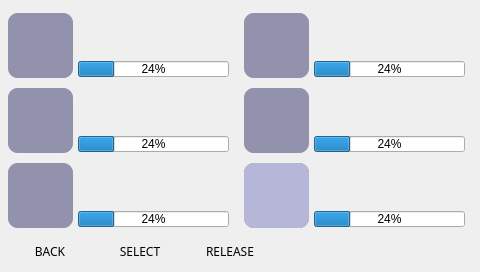
<?xml version="1.0" encoding="UTF-8"?>
<ui version="4.0">
 <class>pokeballs</class>
 <widget class="QWidget" name="pokeballs">
  <property name="geometry">
   <rect>
    <x>0</x>
    <y>0</y>
    <width>480</width>
    <height>272</height>
   </rect>
  </property>
  <property name="windowTitle">
   <string>Pokeballs</string>
  </property>
  <widget class="QLabel" name="background_image">
   <property name="geometry">
    <rect>
     <x>0</x>
     <y>0</y>
     <width>481</width>
     <height>281</height>
    </rect>
   </property>
   <property name="text">
    <string/>
   </property>
   <property name="pixmap">
    <pixmap>images/backgrounds/background.png</pixmap>
   </property>
   <property name="scaledContents">
    <bool>true</bool>
   </property>
  </widget>
  <widget class="QPushButton" name="back_button">
   <property name="geometry">
    <rect>
     <x>10</x>
     <y>240</y>
     <width>80</width>
     <height>22</height>
    </rect>
   </property>
   <property name="font">
    <font>
     <family>PKMN RBYGSC</family>
    </font>
   </property>
   <property name="styleSheet">
    <string notr="true">border-radius: 10px;
border-width: 0px;
background-color: transparent;
border-image: url(images/backgrounds/button_background.png) 0 0 0 0 stretch stretch;</string>
   </property>
   <property name="text">
    <string>BACK</string>
   </property>
  </widget>
  <widget class="QPushButton" name="select_button">
   <property name="geometry">
    <rect>
     <x>100</x>
     <y>240</y>
     <width>80</width>
     <height>22</height>
    </rect>
   </property>
   <property name="font">
    <font>
     <family>PKMN RBYGSC</family>
    </font>
   </property>
   <property name="styleSheet">
    <string notr="true">border-radius: 10px;
border-width: 0px;
background-color: transparent;
border-image: url(images/backgrounds/button_background.png) 0 0 0 0 stretch stretch;</string>
   </property>
   <property name="text">
    <string>SELECT</string>
   </property>
  </widget>
  <widget class="QPushButton" name="release_button">
   <property name="geometry">
    <rect>
     <x>190</x>
     <y>240</y>
     <width>80</width>
     <height>22</height>
    </rect>
   </property>
   <property name="font">
    <font>
     <family>PKMN RBYGSC</family>
    </font>
   </property>
   <property name="styleSheet">
    <string notr="true">border-radius: 10px;
border-width: 0px;
background-color: transparent;
border-image: url(images/backgrounds/button_background.png) 0 0 0 0 stretch stretch;</string>
   </property>
   <property name="text">
    <string>RELEASE</string>
   </property>
  </widget>
  <widget class="QRadioButton" name="pokemon_button_4">
   <property name="enabled">
    <bool>true</bool>
   </property>
   <property name="geometry">
    <rect>
     <x>241</x>
     <y>85</y>
     <width>231</width>
     <height>71</height>
    </rect>
   </property>
   <property name="sizePolicy">
    <sizepolicy hsizetype="Fixed" vsizetype="Fixed">
     <horstretch>0</horstretch>
     <verstretch>0</verstretch>
    </sizepolicy>
   </property>
   <property name="styleSheet">
    <string notr="true">QRadioButton {
border-radius: 10px;
border-width: 0px;
background-color: transparent;
}

QRadioButton::indicator {
width: 0px;
height: 0px;
border-radius: 0px;
}

QRadioButton::indicator::unchecked{ 
width: 0px;
height: 0px;
border-radius: 0px;
}

QRadioButton::indicator::checked{ 
width: 0px;
height: 0px;
border-radius: 0px;
}</string>
   </property>
   <property name="text">
    <string/>
   </property>
   <property name="iconSize">
    <size>
     <width>32</width>
     <height>32</height>
    </size>
   </property>
  </widget>
  <widget class="QLabel" name="pokemon_unchecked_2">
   <property name="geometry">
    <rect>
     <x>241</x>
     <y>10</y>
     <width>231</width>
     <height>71</height>
    </rect>
   </property>
   <property name="styleSheet">
    <string notr="true">border-radius: 15px;
border-width: 0px;
background-color: transparent;
border-image: url(images/backgrounds/notification_background_dark.png) 0 0 0 0 stretch stretch;</string>
   </property>
   <property name="text">
    <string/>
   </property>
   <property name="scaledContents">
    <bool>true</bool>
   </property>
  </widget>
  <widget class="QLabel" name="pokemon_unchecked_4">
   <property name="geometry">
    <rect>
     <x>241</x>
     <y>85</y>
     <width>231</width>
     <height>71</height>
    </rect>
   </property>
   <property name="styleSheet">
    <string notr="true">border-radius: 15px;
border-width: 0px;
background-color: transparent;
border-image: url(images/backgrounds/notification_background_dark.png) 0 0 0 0 stretch stretch;</string>
   </property>
   <property name="text">
    <string/>
   </property>
   <property name="scaledContents">
    <bool>true</bool>
   </property>
  </widget>
  <widget class="QRadioButton" name="pokemon_button_1">
   <property name="enabled">
    <bool>true</bool>
   </property>
   <property name="geometry">
    <rect>
     <x>5</x>
     <y>10</y>
     <width>231</width>
     <height>71</height>
    </rect>
   </property>
   <property name="sizePolicy">
    <sizepolicy hsizetype="Fixed" vsizetype="Fixed">
     <horstretch>0</horstretch>
     <verstretch>0</verstretch>
    </sizepolicy>
   </property>
   <property name="styleSheet">
    <string notr="true">QRadioButton {
border-radius: 10px;
border-width: 0px;
background-color: transparent;
}

QRadioButton::indicator {
width: 0px;
height: 0px;
border-radius: 0px;
}

QRadioButton::indicator::unchecked{ 
width: 0px;
height: 0px;
border-radius: 0px;
}

QRadioButton::indicator::checked{ 
width: 0px;
height: 0px;
border-radius: 0px;
}</string>
   </property>
   <property name="text">
    <string/>
   </property>
   <property name="iconSize">
    <size>
     <width>32</width>
     <height>32</height>
    </size>
   </property>
   <property name="checked">
    <bool>true</bool>
   </property>
  </widget>
  <widget class="QLabel" name="pokemon_checked_2">
   <property name="geometry">
    <rect>
     <x>241</x>
     <y>10</y>
     <width>231</width>
     <height>71</height>
    </rect>
   </property>
   <property name="styleSheet">
    <string notr="true">border-radius: 15px;
border-width: 0px;
background-color: transparent;
border-image: url(images/backgrounds/notification_background.png) 0 0 0 0 stretch stretch;</string>
   </property>
   <property name="text">
    <string/>
   </property>
   <property name="scaledContents">
    <bool>true</bool>
   </property>
  </widget>
  <widget class="QLabel" name="pokemon_checked_4">
   <property name="geometry">
    <rect>
     <x>241</x>
     <y>85</y>
     <width>231</width>
     <height>71</height>
    </rect>
   </property>
   <property name="styleSheet">
    <string notr="true">border-radius: 15px;
border-width: 0px;
background-color: transparent;
border-image: url(images/backgrounds/notification_background.png) 0 0 0 0 stretch stretch;</string>
   </property>
   <property name="text">
    <string/>
   </property>
   <property name="scaledContents">
    <bool>true</bool>
   </property>
  </widget>
  <widget class="QRadioButton" name="pokemon_button_6">
   <property name="enabled">
    <bool>true</bool>
   </property>
   <property name="geometry">
    <rect>
     <x>241</x>
     <y>160</y>
     <width>231</width>
     <height>71</height>
    </rect>
   </property>
   <property name="sizePolicy">
    <sizepolicy hsizetype="Fixed" vsizetype="Fixed">
     <horstretch>0</horstretch>
     <verstretch>0</verstretch>
    </sizepolicy>
   </property>
   <property name="styleSheet">
    <string notr="true">QRadioButton {
border-radius: 10px;
border-width: 0px;
background-color: transparent;
}

QRadioButton::indicator {
width: 0px;
height: 0px;
border-radius: 0px;
}

QRadioButton::indicator::unchecked{ 
width: 0px;
height: 0px;
border-radius: 0px;
}

QRadioButton::indicator::checked{ 
width: 0px;
height: 0px;
border-radius: 0px;
}</string>
   </property>
   <property name="text">
    <string/>
   </property>
   <property name="iconSize">
    <size>
     <width>32</width>
     <height>32</height>
    </size>
   </property>
  </widget>
  <widget class="QLabel" name="pokemon_checked_3">
   <property name="geometry">
    <rect>
     <x>5</x>
     <y>85</y>
     <width>231</width>
     <height>71</height>
    </rect>
   </property>
   <property name="styleSheet">
    <string notr="true">border-radius: 15px;
border-width: 0px;
background-color: transparent;
border-image: url(images/backgrounds/notification_background.png) 0 0 0 0 stretch stretch;</string>
   </property>
   <property name="text">
    <string/>
   </property>
   <property name="scaledContents">
    <bool>true</bool>
   </property>
  </widget>
  <widget class="QRadioButton" name="pokemon_button_2">
   <property name="enabled">
    <bool>true</bool>
   </property>
   <property name="geometry">
    <rect>
     <x>241</x>
     <y>10</y>
     <width>231</width>
     <height>71</height>
    </rect>
   </property>
   <property name="sizePolicy">
    <sizepolicy hsizetype="Fixed" vsizetype="Fixed">
     <horstretch>0</horstretch>
     <verstretch>0</verstretch>
    </sizepolicy>
   </property>
   <property name="styleSheet">
    <string notr="true">QRadioButton {
border-radius: 10px;
border-width: 0px;
background-color: transparent;
}

QRadioButton::indicator {
width: 0px;
height: 0px;
border-radius: 0px;
}

QRadioButton::indicator::unchecked{ 
width: 0px;
height: 0px;
border-radius: 0px;
}

QRadioButton::indicator::checked{ 
width: 0px;
height: 0px;
border-radius: 0px;
}</string>
   </property>
   <property name="text">
    <string/>
   </property>
   <property name="iconSize">
    <size>
     <width>32</width>
     <height>32</height>
    </size>
   </property>
  </widget>
  <widget class="QRadioButton" name="pokemon_button_3">
   <property name="enabled">
    <bool>true</bool>
   </property>
   <property name="geometry">
    <rect>
     <x>5</x>
     <y>85</y>
     <width>231</width>
     <height>71</height>
    </rect>
   </property>
   <property name="sizePolicy">
    <sizepolicy hsizetype="Fixed" vsizetype="Fixed">
     <horstretch>0</horstretch>
     <verstretch>0</verstretch>
    </sizepolicy>
   </property>
   <property name="styleSheet">
    <string notr="true">QRadioButton {
border-radius: 10px;
border-width: 0px;
background-color: transparent;
}

QRadioButton::indicator {
width: 0px;
height: 0px;
border-radius: 0px;
}

QRadioButton::indicator::unchecked{ 
width: 0px;
height: 0px;
border-radius: 0px;
}

QRadioButton::indicator::checked{ 
width: 0px;
height: 0px;
border-radius: 0px;
}</string>
   </property>
   <property name="text">
    <string/>
   </property>
   <property name="iconSize">
    <size>
     <width>32</width>
     <height>32</height>
    </size>
   </property>
  </widget>
  <widget class="QLabel" name="pokemon_checked_6">
   <property name="geometry">
    <rect>
     <x>241</x>
     <y>160</y>
     <width>231</width>
     <height>71</height>
    </rect>
   </property>
   <property name="styleSheet">
    <string notr="true">border-radius: 15px;
border-width: 0px;
background-color: transparent;
border-image: url(images/backgrounds/notification_background.png) 0 0 0 0 stretch stretch;</string>
   </property>
   <property name="text">
    <string/>
   </property>
   <property name="scaledContents">
    <bool>true</bool>
   </property>
  </widget>
  <widget class="QLabel" name="pokemon_checked_5">
   <property name="geometry">
    <rect>
     <x>5</x>
     <y>160</y>
     <width>231</width>
     <height>71</height>
    </rect>
   </property>
   <property name="styleSheet">
    <string notr="true">border-radius: 15px;
border-width: 0px;
background-color: transparent;
border-image: url(images/backgrounds/notification_background.png) 0 0 0 0 stretch stretch;</string>
   </property>
   <property name="text">
    <string/>
   </property>
   <property name="scaledContents">
    <bool>true</bool>
   </property>
  </widget>
  <widget class="QRadioButton" name="pokemon_button_5">
   <property name="enabled">
    <bool>true</bool>
   </property>
   <property name="geometry">
    <rect>
     <x>5</x>
     <y>160</y>
     <width>231</width>
     <height>71</height>
    </rect>
   </property>
   <property name="sizePolicy">
    <sizepolicy hsizetype="Fixed" vsizetype="Fixed">
     <horstretch>0</horstretch>
     <verstretch>0</verstretch>
    </sizepolicy>
   </property>
   <property name="styleSheet">
    <string notr="true">QRadioButton {
border-radius: 10px;
border-width: 0px;
background-color: transparent;
}

QRadioButton::indicator {
width: 0px;
height: 0px;
border-radius: 0px;
}

QRadioButton::indicator::unchecked{ 
width: 0px;
height: 0px;
border-radius: 0px;
}

QRadioButton::indicator::checked{ 
width: 0px;
height: 0px;
border-radius: 0px;
}</string>
   </property>
   <property name="text">
    <string/>
   </property>
   <property name="iconSize">
    <size>
     <width>32</width>
     <height>32</height>
    </size>
   </property>
  </widget>
  <widget class="QLabel" name="pokemon_unchecked_3">
   <property name="geometry">
    <rect>
     <x>5</x>
     <y>85</y>
     <width>231</width>
     <height>71</height>
    </rect>
   </property>
   <property name="styleSheet">
    <string notr="true">border-radius: 15px;
border-width: 0px;
background-color: transparent;
border-image: url(images/backgrounds/notification_background_dark.png) 0 0 0 0 stretch stretch;</string>
   </property>
   <property name="text">
    <string/>
   </property>
   <property name="scaledContents">
    <bool>true</bool>
   </property>
  </widget>
  <widget class="QLabel" name="pokemon_checked_1">
   <property name="geometry">
    <rect>
     <x>5</x>
     <y>10</y>
     <width>231</width>
     <height>71</height>
    </rect>
   </property>
   <property name="styleSheet">
    <string notr="true">border-radius: 15px;
border-width: 0px;
background-color: transparent;
border-image: url(images/backgrounds/notification_background.png) 0 0 0 0 stretch stretch;</string>
   </property>
   <property name="text">
    <string/>
   </property>
   <property name="scaledContents">
    <bool>true</bool>
   </property>
  </widget>
  <widget class="QLabel" name="pokemon_unchecked_5">
   <property name="geometry">
    <rect>
     <x>5</x>
     <y>160</y>
     <width>231</width>
     <height>71</height>
    </rect>
   </property>
   <property name="styleSheet">
    <string notr="true">border-radius: 15px;
border-width: 0px;
background-color: transparent;
border-image: url(images/backgrounds/notification_background_dark.png) 0 0 0 0 stretch stretch;</string>
   </property>
   <property name="text">
    <string/>
   </property>
   <property name="scaledContents">
    <bool>true</bool>
   </property>
  </widget>
  <widget class="QLabel" name="pokemon_unchecked_6">
   <property name="geometry">
    <rect>
     <x>241</x>
     <y>160</y>
     <width>231</width>
     <height>71</height>
    </rect>
   </property>
   <property name="styleSheet">
    <string notr="true">border-radius: 15px;
border-width: 0px;
background-color: transparent;
border-image: url(images/backgrounds/notification_background_dark.png) 0 0 0 0 stretch stretch;</string>
   </property>
   <property name="text">
    <string/>
   </property>
   <property name="scaledContents">
    <bool>true</bool>
   </property>
  </widget>
  <widget class="QLabel" name="pokemon_unchecked_1">
   <property name="geometry">
    <rect>
     <x>5</x>
     <y>10</y>
     <width>231</width>
     <height>71</height>
    </rect>
   </property>
   <property name="styleSheet">
    <string notr="true">border-radius: 15px;
border-width: 0px;
background-color: transparent;
border-image: url(images/backgrounds/notification_background_dark.png) 0 0 0 0 stretch stretch;</string>
   </property>
   <property name="text">
    <string/>
   </property>
   <property name="scaledContents">
    <bool>true</bool>
   </property>
  </widget>
  <widget class="QLabel" name="pokemon_icon_c_1">
   <property name="geometry">
    <rect>
     <x>8</x>
     <y>13</y>
     <width>65</width>
     <height>65</height>
    </rect>
   </property>
   <property name="styleSheet">
    <string notr="true">border-radius: 10px;
border-width: 0px;
background-color: rgb(182, 182, 216);</string>
   </property>
   <property name="text">
    <string/>
   </property>
   <property name="scaledContents">
    <bool>true</bool>
   </property>
  </widget>
  <widget class="QLabel" name="pokemon_icon_c_2">
   <property name="geometry">
    <rect>
     <x>244</x>
     <y>13</y>
     <width>65</width>
     <height>65</height>
    </rect>
   </property>
   <property name="styleSheet">
    <string notr="true">border-radius: 10px;
border-width: 0px;
background-color: rgb(182, 182, 216);</string>
   </property>
   <property name="text">
    <string/>
   </property>
   <property name="scaledContents">
    <bool>true</bool>
   </property>
  </widget>
  <widget class="QLabel" name="pokemon_icon_c_3">
   <property name="geometry">
    <rect>
     <x>8</x>
     <y>88</y>
     <width>65</width>
     <height>65</height>
    </rect>
   </property>
   <property name="styleSheet">
    <string notr="true">border-radius: 10px;
border-width: 0px;
background-color: rgb(182, 182, 216);</string>
   </property>
   <property name="text">
    <string/>
   </property>
   <property name="scaledContents">
    <bool>true</bool>
   </property>
  </widget>
  <widget class="QLabel" name="pokemon_icon_c_4">
   <property name="geometry">
    <rect>
     <x>244</x>
     <y>88</y>
     <width>65</width>
     <height>65</height>
    </rect>
   </property>
   <property name="styleSheet">
    <string notr="true">border: 5px;
border-radius: 10px;
background-color: rgb(182, 182, 216);</string>
   </property>
   <property name="text">
    <string/>
   </property>
   <property name="scaledContents">
    <bool>true</bool>
   </property>
  </widget>
  <widget class="QLabel" name="pokemon_icon_c_5">
   <property name="geometry">
    <rect>
     <x>8</x>
     <y>163</y>
     <width>65</width>
     <height>65</height>
    </rect>
   </property>
   <property name="styleSheet">
    <string notr="true">border-radius: 10px;
border-width: 0px;
background-color: rgb(182, 182, 216);</string>
   </property>
   <property name="text">
    <string/>
   </property>
   <property name="scaledContents">
    <bool>true</bool>
   </property>
  </widget>
  <widget class="QLabel" name="pokemon_icon_u_6">
   <property name="geometry">
    <rect>
     <x>244</x>
     <y>163</y>
     <width>65</width>
     <height>65</height>
    </rect>
   </property>
   <property name="styleSheet">
    <string notr="true">border-radius: 10px;
border-width: 0px;
background-color: rgb(146, 146, 173);</string>
   </property>
   <property name="text">
    <string/>
   </property>
   <property name="scaledContents">
    <bool>true</bool>
   </property>
  </widget>
  <widget class="QLabel" name="pokemon_icon_c_6">
   <property name="geometry">
    <rect>
     <x>244</x>
     <y>163</y>
     <width>65</width>
     <height>65</height>
    </rect>
   </property>
   <property name="styleSheet">
    <string notr="true">border-radius: 10px;
border-width: 0px;
background-color: rgb(182, 182, 216);</string>
   </property>
   <property name="text">
    <string/>
   </property>
   <property name="scaledContents">
    <bool>true</bool>
   </property>
  </widget>
  <widget class="QLabel" name="pokemon_icon_u_1">
   <property name="geometry">
    <rect>
     <x>8</x>
     <y>13</y>
     <width>65</width>
     <height>65</height>
    </rect>
   </property>
   <property name="styleSheet">
    <string notr="true">border-radius: 10px;
border-width: 0px;
background-color: rgb(146, 146, 173);</string>
   </property>
   <property name="text">
    <string/>
   </property>
   <property name="scaledContents">
    <bool>true</bool>
   </property>
  </widget>
  <widget class="QLabel" name="pokemon_icon_u_2">
   <property name="geometry">
    <rect>
     <x>244</x>
     <y>13</y>
     <width>65</width>
     <height>65</height>
    </rect>
   </property>
   <property name="styleSheet">
    <string notr="true">border-radius: 10px;
border-width: 0px;
background-color: rgb(146, 146, 173);</string>
   </property>
   <property name="text">
    <string/>
   </property>
   <property name="scaledContents">
    <bool>true</bool>
   </property>
  </widget>
  <widget class="QLabel" name="pokemon_icon_u_3">
   <property name="geometry">
    <rect>
     <x>8</x>
     <y>88</y>
     <width>65</width>
     <height>65</height>
    </rect>
   </property>
   <property name="styleSheet">
    <string notr="true">border-radius: 10px;
border-width: 0px;
background-color: rgb(146, 146, 173);</string>
   </property>
   <property name="text">
    <string/>
   </property>
   <property name="scaledContents">
    <bool>true</bool>
   </property>
  </widget>
  <widget class="QLabel" name="pokemon_icon_u_4">
   <property name="geometry">
    <rect>
     <x>244</x>
     <y>88</y>
     <width>65</width>
     <height>65</height>
    </rect>
   </property>
   <property name="styleSheet">
    <string notr="true">border-radius: 10px;
border-width: 0px;
background-color: rgb(146, 146, 173);</string>
   </property>
   <property name="text">
    <string/>
   </property>
   <property name="scaledContents">
    <bool>true</bool>
   </property>
  </widget>
  <widget class="QLabel" name="pokemon_icon_u_5">
   <property name="geometry">
    <rect>
     <x>8</x>
     <y>163</y>
     <width>65</width>
     <height>65</height>
    </rect>
   </property>
   <property name="styleSheet">
    <string notr="true">border-radius: 10px;
border-width: 0px;
background-color: rgb(146, 146, 173);</string>
   </property>
   <property name="text">
    <string/>
   </property>
   <property name="scaledContents">
    <bool>true</bool>
   </property>
  </widget>
  <widget class="QLineEdit" name="pokemon_name_1">
   <property name="geometry">
    <rect>
     <x>78</x>
     <y>20</y>
     <width>151</width>
     <height>31</height>
    </rect>
   </property>
   <property name="font">
    <font>
     <family>PKMN RBYGSC</family>
     <pointsize>12</pointsize>
     <weight>50</weight>
     <bold>false</bold>
    </font>
   </property>
   <property name="focusPolicy">
    <enum>Qt::NoFocus</enum>
   </property>
   <property name="styleSheet">
    <string notr="true">background: transparent;
border: 0px;
color: rgb(75, 75, 75);</string>
   </property>
   <property name="text">
    <string/>
   </property>
   <property name="readOnly">
    <bool>true</bool>
   </property>
  </widget>
  <widget class="QProgressBar" name="progressBar_1">
   <property name="geometry">
    <rect>
     <x>78</x>
     <y>61</y>
     <width>151</width>
     <height>16</height>
    </rect>
   </property>
   <property name="value">
    <number>24</number>
   </property>
   <property name="invertedAppearance">
    <bool>false</bool>
   </property>
  </widget>
  <widget class="QLineEdit" name="pokemon_name_2">
   <property name="geometry">
    <rect>
     <x>314</x>
     <y>20</y>
     <width>151</width>
     <height>31</height>
    </rect>
   </property>
   <property name="font">
    <font>
     <family>PKMN RBYGSC</family>
     <pointsize>12</pointsize>
     <weight>50</weight>
     <bold>false</bold>
    </font>
   </property>
   <property name="focusPolicy">
    <enum>Qt::NoFocus</enum>
   </property>
   <property name="styleSheet">
    <string notr="true">background: transparent;
border: 0px;
color: rgb(75, 75, 75);</string>
   </property>
   <property name="text">
    <string/>
   </property>
   <property name="readOnly">
    <bool>true</bool>
   </property>
  </widget>
  <widget class="QLineEdit" name="pokemon_name_3">
   <property name="geometry">
    <rect>
     <x>78</x>
     <y>95</y>
     <width>151</width>
     <height>31</height>
    </rect>
   </property>
   <property name="font">
    <font>
     <family>PKMN RBYGSC</family>
     <pointsize>12</pointsize>
     <weight>50</weight>
     <bold>false</bold>
    </font>
   </property>
   <property name="focusPolicy">
    <enum>Qt::NoFocus</enum>
   </property>
   <property name="styleSheet">
    <string notr="true">background: transparent;
border: 0px;
color: rgb(75, 75, 75);</string>
   </property>
   <property name="text">
    <string/>
   </property>
   <property name="readOnly">
    <bool>true</bool>
   </property>
  </widget>
  <widget class="QLineEdit" name="pokemon_name_4">
   <property name="geometry">
    <rect>
     <x>314</x>
     <y>95</y>
     <width>151</width>
     <height>31</height>
    </rect>
   </property>
   <property name="font">
    <font>
     <family>PKMN RBYGSC</family>
     <pointsize>12</pointsize>
     <weight>50</weight>
     <bold>false</bold>
    </font>
   </property>
   <property name="focusPolicy">
    <enum>Qt::NoFocus</enum>
   </property>
   <property name="styleSheet">
    <string notr="true">background: transparent;
border: 0px;
color: rgb(75, 75, 75);</string>
   </property>
   <property name="text">
    <string/>
   </property>
   <property name="readOnly">
    <bool>true</bool>
   </property>
  </widget>
  <widget class="QLineEdit" name="pokemon_name_5">
   <property name="geometry">
    <rect>
     <x>78</x>
     <y>170</y>
     <width>151</width>
     <height>31</height>
    </rect>
   </property>
   <property name="font">
    <font>
     <family>PKMN RBYGSC</family>
     <pointsize>12</pointsize>
     <weight>50</weight>
     <bold>false</bold>
    </font>
   </property>
   <property name="focusPolicy">
    <enum>Qt::NoFocus</enum>
   </property>
   <property name="styleSheet">
    <string notr="true">background: transparent;
border: 0px;
color: rgb(75, 75, 75);</string>
   </property>
   <property name="text">
    <string/>
   </property>
   <property name="readOnly">
    <bool>true</bool>
   </property>
  </widget>
  <widget class="QLineEdit" name="pokemon_name_6">
   <property name="geometry">
    <rect>
     <x>314</x>
     <y>170</y>
     <width>151</width>
     <height>31</height>
    </rect>
   </property>
   <property name="font">
    <font>
     <family>PKMN RBYGSC</family>
     <pointsize>12</pointsize>
     <weight>50</weight>
     <bold>false</bold>
    </font>
   </property>
   <property name="focusPolicy">
    <enum>Qt::NoFocus</enum>
   </property>
   <property name="styleSheet">
    <string notr="true">background: transparent;
border: 0px;
color: rgb(75, 75, 75);</string>
   </property>
   <property name="text">
    <string/>
   </property>
   <property name="readOnly">
    <bool>true</bool>
   </property>
  </widget>
  <widget class="QLabel" name="pokemon_icon_1">
   <property name="geometry">
    <rect>
     <x>8</x>
     <y>13</y>
     <width>65</width>
     <height>65</height>
    </rect>
   </property>
   <property name="styleSheet">
    <string notr="true">border-radius: 10px;
border-width: 0px;
background-color: transparent;</string>
   </property>
   <property name="text">
    <string/>
   </property>
   <property name="scaledContents">
    <bool>true</bool>
   </property>
  </widget>
  <widget class="QLabel" name="pokemon_icon_2">
   <property name="geometry">
    <rect>
     <x>244</x>
     <y>13</y>
     <width>65</width>
     <height>65</height>
    </rect>
   </property>
   <property name="styleSheet">
    <string notr="true">border-radius: 10px;
border-width: 0px;
background-color: transparent;</string>
   </property>
   <property name="text">
    <string/>
   </property>
   <property name="scaledContents">
    <bool>true</bool>
   </property>
  </widget>
  <widget class="QLabel" name="pokemon_icon_3">
   <property name="geometry">
    <rect>
     <x>8</x>
     <y>88</y>
     <width>65</width>
     <height>65</height>
    </rect>
   </property>
   <property name="styleSheet">
    <string notr="true">border-radius: 10px;
border-width: 0px;
background-color: transparent;</string>
   </property>
   <property name="text">
    <string/>
   </property>
   <property name="scaledContents">
    <bool>true</bool>
   </property>
  </widget>
  <widget class="QLabel" name="pokemon_icon_4">
   <property name="geometry">
    <rect>
     <x>244</x>
     <y>88</y>
     <width>65</width>
     <height>65</height>
    </rect>
   </property>
   <property name="styleSheet">
    <string notr="true">border-radius: 10px;
border-width: 0px;
background-color: transparent;</string>
   </property>
   <property name="text">
    <string/>
   </property>
   <property name="scaledContents">
    <bool>true</bool>
   </property>
  </widget>
  <widget class="QLabel" name="pokemon_icon_5">
   <property name="geometry">
    <rect>
     <x>8</x>
     <y>163</y>
     <width>65</width>
     <height>65</height>
    </rect>
   </property>
   <property name="styleSheet">
    <string notr="true">border-radius: 10px;
border-width: 0px;
background-color: transparent;</string>
   </property>
   <property name="text">
    <string/>
   </property>
   <property name="scaledContents">
    <bool>true</bool>
   </property>
  </widget>
  <widget class="QLabel" name="pokemon_icon_6">
   <property name="geometry">
    <rect>
     <x>244</x>
     <y>163</y>
     <width>65</width>
     <height>65</height>
    </rect>
   </property>
   <property name="styleSheet">
    <string notr="true">border-radius: 10px;
border-width: 0px;
background-color: transparent;</string>
   </property>
   <property name="text">
    <string/>
   </property>
   <property name="scaledContents">
    <bool>true</bool>
   </property>
  </widget>
  <widget class="QProgressBar" name="progressBar_2">
   <property name="geometry">
    <rect>
     <x>314</x>
     <y>61</y>
     <width>151</width>
     <height>16</height>
    </rect>
   </property>
   <property name="value">
    <number>24</number>
   </property>
   <property name="invertedAppearance">
    <bool>false</bool>
   </property>
  </widget>
  <widget class="QProgressBar" name="progressBar_3">
   <property name="geometry">
    <rect>
     <x>78</x>
     <y>136</y>
     <width>151</width>
     <height>16</height>
    </rect>
   </property>
   <property name="value">
    <number>24</number>
   </property>
   <property name="invertedAppearance">
    <bool>false</bool>
   </property>
  </widget>
  <widget class="QProgressBar" name="progressBar_4">
   <property name="geometry">
    <rect>
     <x>314</x>
     <y>136</y>
     <width>151</width>
     <height>16</height>
    </rect>
   </property>
   <property name="value">
    <number>24</number>
   </property>
   <property name="invertedAppearance">
    <bool>false</bool>
   </property>
  </widget>
  <widget class="QProgressBar" name="progressBar_5">
   <property name="geometry">
    <rect>
     <x>78</x>
     <y>211</y>
     <width>151</width>
     <height>16</height>
    </rect>
   </property>
   <property name="value">
    <number>24</number>
   </property>
   <property name="invertedAppearance">
    <bool>false</bool>
   </property>
  </widget>
  <widget class="QProgressBar" name="progressBar_6">
   <property name="geometry">
    <rect>
     <x>314</x>
     <y>211</y>
     <width>151</width>
     <height>16</height>
    </rect>
   </property>
   <property name="value">
    <number>24</number>
   </property>
   <property name="invertedAppearance">
    <bool>false</bool>
   </property>
  </widget>
  <zorder>background_image</zorder>
  <zorder>pokemon_checked_6</zorder>
  <zorder>pokemon_unchecked_6</zorder>
  <zorder>pokemon_unchecked_5</zorder>
  <zorder>pokemon_checked_1</zorder>
  <zorder>pokemon_unchecked_1</zorder>
  <zorder>pokemon_unchecked_3</zorder>
  <zorder>pokemon_unchecked_4</zorder>
  <zorder>pokemon_checked_4</zorder>
  <zorder>back_button</zorder>
  <zorder>select_button</zorder>
  <zorder>release_button</zorder>
  <zorder>pokemon_unchecked_2</zorder>
  <zorder>pokemon_checked_2</zorder>
  <zorder>pokemon_checked_3</zorder>
  <zorder>pokemon_checked_5</zorder>
  <zorder>pokemon_icon_c_1</zorder>
  <zorder>pokemon_icon_c_2</zorder>
  <zorder>pokemon_icon_c_3</zorder>
  <zorder>pokemon_icon_c_4</zorder>
  <zorder>pokemon_icon_c_5</zorder>
  <zorder>pokemon_icon_u_6</zorder>
  <zorder>pokemon_icon_c_6</zorder>
  <zorder>pokemon_icon_u_1</zorder>
  <zorder>pokemon_icon_u_2</zorder>
  <zorder>pokemon_icon_u_3</zorder>
  <zorder>pokemon_icon_u_4</zorder>
  <zorder>pokemon_icon_u_5</zorder>
  <zorder>pokemon_name_1</zorder>
  <zorder>progressBar_1</zorder>
  <zorder>pokemon_name_2</zorder>
  <zorder>pokemon_name_3</zorder>
  <zorder>pokemon_name_4</zorder>
  <zorder>pokemon_name_5</zorder>
  <zorder>pokemon_name_6</zorder>
  <zorder>pokemon_icon_1</zorder>
  <zorder>pokemon_icon_2</zorder>
  <zorder>pokemon_icon_3</zorder>
  <zorder>pokemon_icon_4</zorder>
  <zorder>pokemon_icon_5</zorder>
  <zorder>pokemon_icon_6</zorder>
  <zorder>progressBar_2</zorder>
  <zorder>progressBar_3</zorder>
  <zorder>progressBar_4</zorder>
  <zorder>progressBar_5</zorder>
  <zorder>progressBar_6</zorder>
  <zorder>pokemon_button_1</zorder>
  <zorder>pokemon_button_2</zorder>
  <zorder>pokemon_button_3</zorder>
  <zorder>pokemon_button_4</zorder>
  <zorder>pokemon_button_5</zorder>
  <zorder>pokemon_button_6</zorder>
 </widget>
 <resources/>
 <connections/>
</ui>
